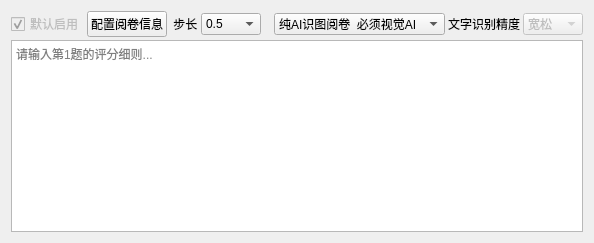
          <widget class="QWidget" name="tab_question1">
           <attribute name="title">
            <string>题目1 ✅</string>
           </attribute>
           <layout class="QVBoxLayout" name="verticalLayout_q1">
            <property name="spacing">
             <number>3</number>
            </property>
            <item>
             <layout class="QHBoxLayout" name="horizontalLayout_q1_header">
              <item>
               <widget class="QCheckBox" name="enableQuestion1">
                <property name="enabled">
                 <bool>false</bool>
                </property>
                <property name="text">
                 <string>默认启用</string>
                </property>
                <property name="checked">
                 <bool>true</bool>
                </property>
               </widget>
              </item>
              <item>
               <widget class="QPushButton" name="configQuestion1">
                <property name="text">
                 <string>配置阅卷信息</string>
                </property>
               </widget>
              </item>
              <item>
               <widget class="QLabel" name="label_step1">
                <property name="sizePolicy">
                 <sizepolicy hsizetype="Fixed" vsizetype="Preferred">
                  <horstretch>0</horstretch>
                  <verstretch>0</verstretch>
                 </sizepolicy>
                </property>
                <property name="text">
                 <string> 步长</string>
                </property>
               </widget>
              </item>
              <item>
               <widget class="QComboBox" name="score_rounding_step_1">
                <property name="sizePolicy">
                 <sizepolicy hsizetype="Fixed" vsizetype="Fixed">
                  <horstretch>0</horstretch>
                  <verstretch>0</verstretch>
                 </sizepolicy>
                </property>
                <property name="minimumSize">
                 <size>
                  <width>60</width>
                  <height>0</height>
                 </size>
                </property>
                <property name="toolTip">
                 <string>控制本题最终提交分数的精度</string>
                </property>
                <item>
                 <property name="text">
                  <string>0.5</string>
                 </property>
                </item>
                <item>
                 <property name="text">
                  <string>1</string>
                 </property>
                </item>
                <item>
                 <property name="text">
                  <string>1.5</string>
                 </property>
                </item>
                <item>
                 <property name="text">
                  <string>2</string>
                 </property>
                </item>
               </widget>
              </item>
              <item>
               <widget class="QLabel" name="label_15">
                <property name="sizePolicy">
                 <sizepolicy hsizetype="Fixed" vsizetype="Preferred">
                  <horstretch>0</horstretch>
                  <verstretch>0</verstretch>
                 </sizepolicy>
                </property>
                <property name="text">
                 <string/>
                </property>
               </widget>
              </item>
              <item>
               <widget class="QComboBox" name="ocr_mode_1">
                <property name="sizePolicy">
                 <sizepolicy hsizetype="Fixed" vsizetype="Fixed">
                  <horstretch>0</horstretch>
                  <verstretch>0</verstretch>
                 </sizepolicy>
                </property>
                <property name="minimumSize">
                 <size>
                  <width>160</width>
                  <height>0</height>
                 </size>
                </property>
                <item>
                 <property name="text">
                  <string>纯AI识图阅卷  必须视觉AI</string>
                 </property>
                </item>
                <item>
                 <property name="text">
                  <string>百度OCR识别文字+AI评阅</string>
                 </property>
                </item>
               </widget>
              </item>
              <item>
               <widget class="QLabel" name="label_ocr_quality_2">
                <property name="sizePolicy">
                 <sizepolicy hsizetype="Fixed" vsizetype="Preferred">
                  <horstretch>0</horstretch>
                  <verstretch>0</verstretch>
                 </sizepolicy>
                </property>
                <property name="text">
                 <string>文字识别精度</string>
                </property>
               </widget>
              </item>
              <item>
               <widget class="QComboBox" name="ocr_quality_1">
                <property name="enabled">
                 <bool>false</bool>
                </property>
                <property name="sizePolicy">
                 <sizepolicy hsizetype="Fixed" vsizetype="Fixed">
                  <horstretch>0</horstretch>
                  <verstretch>0</verstretch>
                 </sizepolicy>
                </property>
                <property name="minimumSize">
                 <size>
                  <width>60</width>
                  <height>0</height>
                 </size>
                </property>
                <item>
                 <property name="text">
                  <string>宽松</string>
                 </property>
                </item>
                <item>
                 <property name="text">
                  <string>适度</string>
                 </property>
                </item>
                <item>
                 <property name="text">
                  <string>严格</string>
                 </property>
                </item>
               </widget>
              </item>
             </layout>
            </item>
            <item>
             <widget class="QPlainTextEdit" name="StandardAnswer_text_1">
              <property name="placeholderText">
               <string>请输入第1题的评分细则...</string>
              </property>
             </widget>
            </item>
           </layout>
          </widget>
